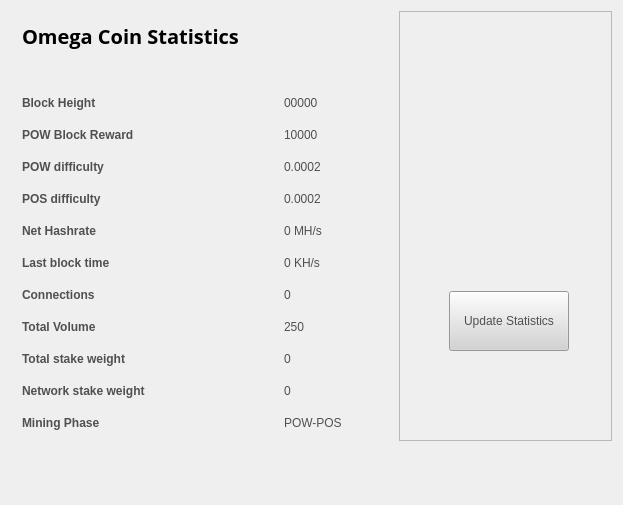
<?xml version="1.0" encoding="UTF-8"?>
<ui version="4.0">
 <class>StatisticsPage</class>
 <widget class="QWidget" name="StatisticsPage">
  <property name="windowModality">
   <enum>Qt::NonModal</enum>
  </property>
  <property name="geometry">
   <rect>
    <x>0</x>
    <y>0</y>
    <width>623</width>
    <height>505</height>
   </rect>
  </property>
  <property name="windowTitle">
   <string>Digging</string>
  </property>
  <property name="styleSheet">
   <string notr="true">color:#505050;
font-family:'Open Sans,sans-serif';</string>
  </property>
  <layout class="QGridLayout" name="gridLayout">
   <property name="sizeConstraint">
    <enum>QLayout::SetMaximumSize</enum>
   </property>
   <item row="0" column="1">
    <widget class="QFrame" name="frame">
     <property name="minimumSize">
      <size>
       <width>213</width>
       <height>0</height>
      </size>
     </property>
     <property name="frameShape">
      <enum>QFrame::StyledPanel</enum>
     </property>
     <property name="frameShadow">
      <enum>QFrame::Raised</enum>
     </property>
     <widget class="QPushButton" name="startButton">
      <property name="geometry">
       <rect>
        <x>50</x>
        <y>280</y>
        <width>120</width>
        <height>60</height>
       </rect>
      </property>
      <property name="sizePolicy">
       <sizepolicy hsizetype="Fixed" vsizetype="Fixed">
        <horstretch>0</horstretch>
        <verstretch>0</verstretch>
       </sizepolicy>
      </property>
      <property name="minimumSize">
       <size>
        <width>120</width>
        <height>60</height>
       </size>
      </property>
      <property name="styleSheet">
       <string notr="true">background:lightgrey;</string>
      </property>
      <property name="text">
       <string>Update Statistics</string>
      </property>
     </widget>
     <widget class="QLabel" name="label">
      <property name="geometry">
       <rect>
        <x>10</x>
        <y>70</y>
        <width>191</width>
        <height>191</height>
       </rect>
      </property>
      <property name="text">
       <string>&lt;!DOCTYPE HTML PUBLIC &quot;-//W3C//DTD HTML 4.0//EN&quot; &quot;http://www.w3.org/TR/REC-html40/strict.dtd&quot;&gt;
&lt;html&gt;&lt;head&gt;&lt;meta name=&quot;qrichtext&quot; content=&quot;1&quot; /&gt;&lt;style type=&quot;text/css&quot;&gt;
p, li { white-space: pre-wrap; }
&lt;/style&gt;&lt;/head&gt;&lt;body style=&quot; font-family:'Open Sans,sans-serif'; font-size:8pt; font-weight:400; font-style:normal;&quot;&gt;
&lt;p align=&quot;center&quot; style=&quot; margin-top:0px; margin-bottom:0px; margin-left:0px; margin-right:0px; -qt-block-indent:0; text-indent:0px;&quot;&gt;&lt;img src=&quot;:/icons/bitcoin_testnet&quot; /&gt;&lt;/p&gt;&lt;/body&gt;&lt;/html&gt;</string>
      </property>
     </widget>
    </widget>
   </item>
   <item row="0" column="0">
    <widget class="QFrame" name="gridFrame_2">
     <layout class="QGridLayout" name="gridLayout_4">
      <item row="3" column="0">
       <layout class="QFormLayout" name="formLayout_2">
        <property name="fieldGrowthPolicy">
         <enum>QFormLayout::FieldsStayAtSizeHint</enum>
        </property>
        <property name="horizontalSpacing">
         <number>139</number>
        </property>
        <property name="verticalSpacing">
         <number>18</number>
        </property>
        <property name="rightMargin">
         <number>0</number>
        </property>
        <item row="1" column="0">
         <widget class="QLabel" name="label_14">
          <property name="text">
           <string>&lt;html&gt;&lt;head/&gt;&lt;body&gt;&lt;p&gt;&lt;span style=&quot; font-weight:600;&quot;&gt;Block Height&lt;/span&gt;&lt;/p&gt;&lt;/body&gt;&lt;/html&gt;</string>
          </property>
         </widget>
        </item>
        <item row="1" column="1">
         <widget class="QLabel" name="heightBox">
          <property name="text">
           <string>00000</string>
          </property>
         </widget>
        </item>
        <item row="2" column="0">
         <widget class="QLabel" name="label_12">
          <property name="text">
           <string>&lt;html&gt;&lt;head/&gt;&lt;body&gt;&lt;p&gt;&lt;span style=&quot; font-weight:600;&quot;&gt;POW Block Reward&lt;/span&gt;&lt;/p&gt;&lt;/body&gt;&lt;/html&gt;</string>
          </property>
         </widget>
        </item>
        <item row="2" column="1">
         <widget class="QLabel" name="rewardBox">
          <property name="text">
           <string>10000</string>
          </property>
         </widget>
        </item>
        <item row="3" column="0">
         <widget class="QLabel" name="label_13">
          <property name="text">
           <string>&lt;html&gt;&lt;head/&gt;&lt;body&gt;&lt;p&gt;&lt;span style=&quot; font-weight:600;&quot;&gt;POW difficulty&lt;/span&gt;&lt;/p&gt;&lt;/body&gt;&lt;/html&gt;</string>
          </property>
         </widget>
        </item>
        <item row="3" column="1">
         <widget class="QLabel" name="diffBox">
          <property name="text">
           <string>0.0002</string>
          </property>
         </widget>
        </item>
        <item row="4" column="0">
         <widget class="QLabel" name="label_9">
          <property name="text">
           <string>&lt;html&gt;&lt;head/&gt;&lt;body&gt;&lt;p&gt;&lt;span style=&quot; font-weight:600;&quot;&gt;POS difficulty&lt;/span&gt;&lt;/p&gt;&lt;/body&gt;&lt;/html&gt;</string>
          </property>
         </widget>
        </item>
        <item row="4" column="1">
         <widget class="QLabel" name="diffBox2">
          <property name="text">
           <string>0.0002</string>
          </property>
         </widget>
        </item>
        <item row="5" column="1">
         <widget class="QLabel" name="pawrateBox">
          <property name="text">
           <string>0 MH/s</string>
          </property>
         </widget>
        </item>
        <item row="6" column="0">
         <widget class="QLabel" name="label3_2">
          <property name="sizePolicy">
           <sizepolicy hsizetype="Preferred" vsizetype="Maximum">
            <horstretch>0</horstretch>
            <verstretch>0</verstretch>
           </sizepolicy>
          </property>
          <property name="text">
           <string>&lt;html&gt;&lt;head/&gt;&lt;body&gt;&lt;p&gt;&lt;span style=&quot; font-weight:600;&quot;&gt;Last block time&lt;/span&gt;&lt;/p&gt;&lt;/body&gt;&lt;/html&gt;</string>
          </property>
         </widget>
        </item>
        <item row="6" column="1">
         <widget class="QLabel" name="localBox">
          <property name="text">
           <string>0 KH/s</string>
          </property>
         </widget>
        </item>
        <item row="7" column="0">
         <widget class="QLabel" name="label1_2">
          <property name="text">
           <string>&lt;html&gt;&lt;head/&gt;&lt;body&gt;&lt;p&gt;&lt;span style=&quot; font-weight:600;&quot;&gt;Connections&lt;/span&gt;&lt;/p&gt;&lt;/body&gt;&lt;/html&gt;</string>
          </property>
         </widget>
        </item>
        <item row="7" column="1">
         <widget class="QLabel" name="connectionBox">
          <property name="text">
           <string>0</string>
          </property>
         </widget>
        </item>
        <item row="8" column="0">
         <widget class="QLabel" name="label_8">
          <property name="text">
           <string>&lt;html&gt;&lt;head/&gt;&lt;body&gt;&lt;p&gt;&lt;span style=&quot; font-weight:600;&quot;&gt;Total Volume&lt;/span&gt;&lt;/p&gt;&lt;/body&gt;&lt;/html&gt;</string>
          </property>
         </widget>
        </item>
        <item row="8" column="1">
         <widget class="QLabel" name="volumeBox">
          <property name="text">
           <string>250</string>
          </property>
         </widget>
        </item>
        <item row="9" column="0">
         <widget class="QLabel" name="label_10">
          <property name="text">
           <string>&lt;html&gt;&lt;head/&gt;&lt;body&gt;&lt;p&gt;&lt;span style=&quot; font-weight:600;&quot;&gt;Total stake weight&lt;/span&gt;&lt;/p&gt;&lt;/body&gt;&lt;/html&gt;</string>
          </property>
         </widget>
        </item>
        <item row="9" column="1">
         <widget class="QLabel" name="minBox">
          <property name="text">
           <string>0</string>
          </property>
         </widget>
        </item>
        <item row="10" column="0">
         <widget class="QLabel" name="label_11">
          <property name="text">
           <string>&lt;html&gt;&lt;head/&gt;&lt;body&gt;&lt;p&gt;&lt;span style=&quot; font-weight:600;&quot;&gt;Network stake weight&lt;/span&gt;&lt;/p&gt;&lt;/body&gt;&lt;/html&gt;</string>
          </property>
         </widget>
        </item>
        <item row="10" column="1">
         <widget class="QLabel" name="maxBox">
          <property name="text">
           <string>0</string>
          </property>
         </widget>
        </item>
        <item row="11" column="0">
         <widget class="QLabel" name="label_15">
          <property name="text">
           <string>&lt;html&gt;&lt;head/&gt;&lt;body&gt;&lt;p&gt;&lt;span style=&quot; font-weight:600;&quot;&gt;Mining Phase&lt;/span&gt;&lt;/p&gt;&lt;/body&gt;&lt;/html&gt;</string>
          </property>
         </widget>
        </item>
        <item row="11" column="1">
         <widget class="QLabel" name="cBox">
          <property name="text">
           <string>POW-POS</string>
          </property>
         </widget>
        </item>
        <item row="5" column="0">
         <widget class="QLabel" name="label_16">
          <property name="text">
           <string>&lt;html&gt;&lt;head/&gt;&lt;body&gt;&lt;p&gt;&lt;span style=&quot; font-weight:600;&quot;&gt;Net Hashrate&lt;/span&gt;&lt;/p&gt;&lt;/body&gt;&lt;/html&gt;</string>
          </property>
         </widget>
        </item>
       </layout>
      </item>
      <item row="1" column="0">
       <layout class="QHBoxLayout" name="horizontalLayout_4">
        <property name="spacing">
         <number>7</number>
        </property>
        <item>
         <widget class="QLabel" name="label_5">
          <property name="font">
           <font>
            <family>Open Sans,sans-serif</family>
           </font>
          </property>
          <property name="text">
           <string>&lt;html&gt;&lt;head/&gt;&lt;body&gt;&lt;p&gt;&lt;span style=&quot; font-size:20px; font-weight:600; color:#000000;&quot;&gt;Omega Coin Statistics&lt;/span&gt;&lt;/p&gt;&lt;/body&gt;&lt;/html&gt;</string>
          </property>
         </widget>
        </item>
        <item>
         <spacer name="horizontalSpacer_2">
          <property name="orientation">
           <enum>Qt::Horizontal</enum>
          </property>
          <property name="sizeHint" stdset="0">
           <size>
            <width>40</width>
            <height>20</height>
           </size>
          </property>
         </spacer>
        </item>
       </layout>
      </item>
      <item row="2" column="0">
       <spacer name="verticalSpacer_2">
        <property name="orientation">
         <enum>Qt::Vertical</enum>
        </property>
        <property name="sizeHint" stdset="0">
         <size>
          <width>20</width>
          <height>40</height>
         </size>
        </property>
       </spacer>
      </item>
     </layout>
    </widget>
   </item>
   <item row="1" column="0">
    <spacer name="verticalSpacer">
     <property name="orientation">
      <enum>Qt::Vertical</enum>
     </property>
     <property name="sizeHint" stdset="0">
      <size>
       <width>20</width>
       <height>40</height>
      </size>
     </property>
    </spacer>
   </item>
  </layout>
 </widget>
 <layoutdefault spacing="6" margin="11"/>
 <resources/>
 <connections/>
</ui>
